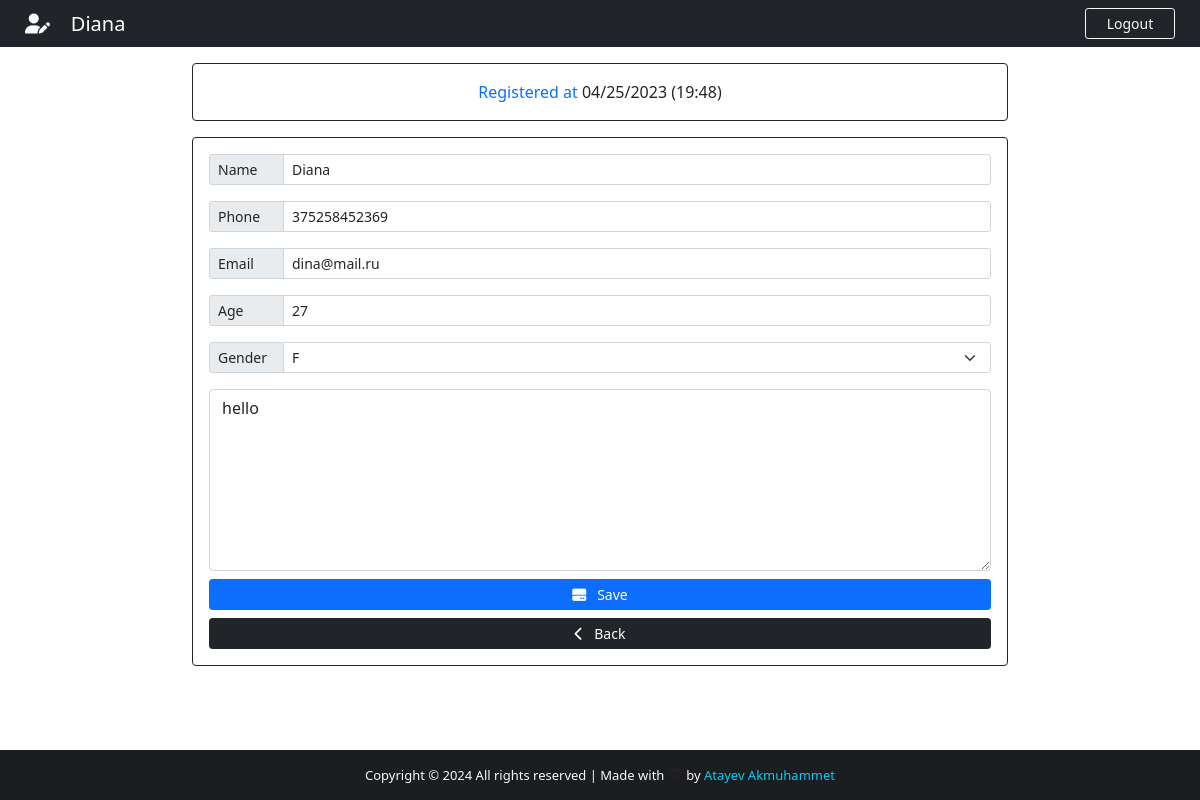
/patient/1/ (signed in), run on the app's committed database.
### App/models.py (models this page shows, shortened)
class Patient(models.Model):
    GENDER = (
        ('M', 'M'),
        ('F', 'F'),
    )
    id = models.IntegerField(primary_key=True)
    name = models.CharField(max_length=40)
    phone = models.CharField(max_length=20)
    email = models.CharField(max_length=40)
    age = models.CharField(max_length=3)
    gender = models.CharField(max_length=1, null=True, choices=GENDER)
    note = models.TextField()
    created_at = models.DateTimeField(auto_now_add=True)

### App/views.py (the view)
# urls.py: path('patient/<str:patient_id>/', views.patient, name='patient'),
@cache_control(no_cache=True, must_revalidade=True, no_store=True)
@login_required
def patient(request, patient_id):
    patient = Patient.objects.get(id = patient_id)
    if patient != None:
        return render(request, 'edit.html', {'patient': patient })

### App/templates/edit.html (shortened to what this page needs)
{% extends 'add.html' %}
{% block navbar-content %}
<i class="fas fa-user-edit"></i>&nbsp; &nbsp; {{ patient.name }}
{% endblock navbar-content %}
{% block card-title %}
Registered at <span class="text-dark">{{ patient.created_at | date:'m/d/Y (H:i)' }}</span>
{% endblock card-title %}
{% block Btn-add %}
<i class="fas fa-hdd"></i>&nbsp;&nbsp; Save
{% endblock Btn-add %}
{% block Action %} action="/add_patient/" {% endblock Action %}
{% block Value-name %} value='{{ patient.name }}' {% endblock Value-name %}
{% block Value-phone %} value='{{ patient.phone }}' {% endblock Value-phone %}
{% block Value-email %} value='{{ patient.email }}' {% endblock Value-email %}
{% block Value-age %} value='{{ patient.age }}' {% endblock Value-age %}
{% block option %}
<option style="background-color: #d3d3d3; color: #007bff;">{{ patient.gender }}</option>
{% endblock option %}
{% block note %}{{ patient.note }}{% endblock note %}

### App/templates/add.html (shortened to what this page needs)
{% extends 'base.html' %}
{% block btn-nav %}
<a href="{% url 'logout' %}" class="btn btn-outline-danger btn-sm border-light text-light" id="btn-nav">Logout</a>
{% endblock btn-nav %}
{% block content %}
    <div class="container" style="max-width: 70%;">
        <div class="row" >
            <div class="col-lg-12">
                <div class="card card-body border-dark text-primary mt-3">
                    <span class="text-center"> {% block card-title %} Fill OUT THE FORM BELOW {% endblock card-title %}</span>
                </div>
                <form {% block Action %} action="/add_patient/" {% endblock Action %} method="POST" autocomplete="off" enctype="multipart/form-data" class="card p-3 border-dark mt-3">
                    <div class="input-group input-group-sm mb-3">
                        <span class="input-group-text side-label">Name</span>
                        <input type="text" class="form-control" name="name" placeholder="First and Last name" {% block Value-name %} {% endblock Value-name %}>
                    </div>
                    <div class="input-group input-group-sm mb-3">
                        <span class="input-group-text side-label">Phone</span>
                        <input type="text" class="form-control" name="phone" placeholder="Patient phone" {% block Value-phone %} {% endblock Value-phone %}>
                    </div>
                    <div class="input-group input-group-sm mb-3">
                        <span class="input-group-text side-label">Email</span>
                        <input type="text" class="form-control" name="email" placeholder="Patient email" {% block Value-email %} {% endblock Value-email %}>
                    </div>
                    <div class="input-group input-group-sm mb-3">
                        <span class="input-group-text side-label">Age</span>
                        <input type="text" class="form-control" name="age" placeholder="Patient age" {% block Value-age %} {% endblock Value-age %}>
                    </div>
                    <div class="input-group input-group-sm mb-3">
                        <label class="input-group-text side-label">Gender</label>
                        <select name="gender" class="form-select">
                            {% block option %}{% endblock option %}
                        </select>
                    </div>
                    <div class="form-group">
                        <textarea class="form-control" name="note" rows="7" placeholder="Description is optional...">{% block note %}{% endblock note %}</textarea>
                    </div>
                    <div class="d-grid gap-2 mt-2">
                        <button type="submit" class="btn btn-primary btn-sm">
                            {% block Btn-add %}{% endblock Btn-add %}
                        </button>
                        <a href="{% url 'backend' %}" class="btn btn-dark btn-sm"><i class="fas fa-chevron-left"></i>&nbsp;&nbsp; Back</a>
                    </div>
                </form>
            </div>
        </div>
    </div>
{% endblock content %}

### App/static/App/css/style.css (style rules this page uses)
html, body { height: 100%; margin: 0; max-width: 100%; overflow: hidden; }
#btn-nav { width: 90px; float: right; margin-right: 25px; }
.side-label { width: 75px; }

### data on the page
Patient: name "Diana", created_at "04/25/2023 (19:48)", phone "375258452369", email "dina@mail.ru", age "27", gender "F", note "hello"
